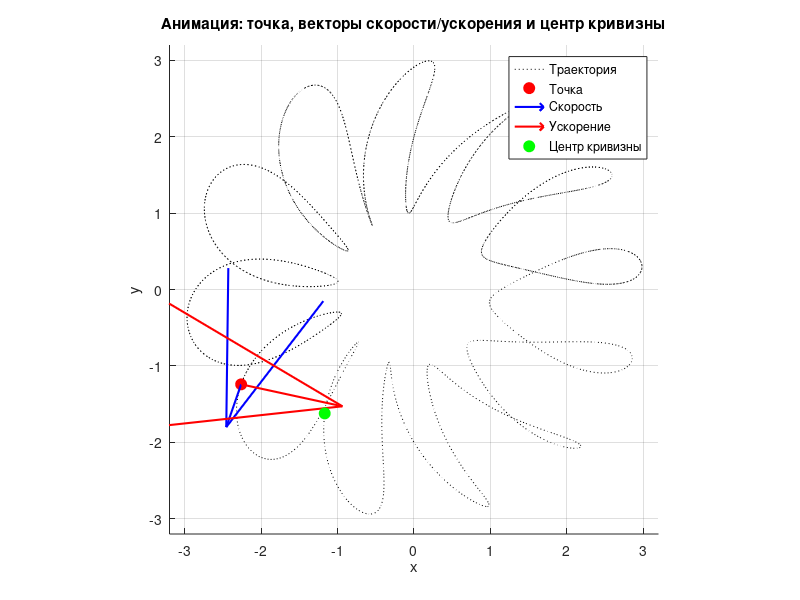

This chart was generated by the following MATLAB code:
% Анимация точки в полярных координатах с векторами скорости, ускорения
% и центром кривизны (фиксированная область просмотра, уменьшенные стрелки)

% 1. Параметры времени
Tmax = 10;          % время моделирования, с
dt   = 0.005;        % шаг по времени, с
t    = 0:dt:Tmax;   % вектор времени

% 2. Задание полярных координат r(t) и phi(t)
r   = 2 + sin(12*t);
phi = t + 0.2*cos(13*t);

% 3. Перевод в декартовы координаты
x = r .* cos(phi);
y = r .* sin(phi);

% 4. Первая и вторая производные r и phi
dr    = 12 * cos(12*t);
dphi  = 1 - 0.2*13 * sin(13*t);
d2r   = -12^2 * sin(12*t);
d2phi = -0.2 * 13^2 * cos(13*t);

% 5. Скорость и ускорение в декартовых проекциях
vx = dr .* cos(phi) - r .* sin(phi) .* dphi;
vy = dr .* sin(phi) + r .* cos(phi) .* dphi;

ax = d2r .* cos(phi) ...
     - 2*dr .* sin(phi) .* dphi ...
     - r .* cos(phi) .* dphi.^2 ...
     - r .* sin(phi) .* d2phi;
ay = d2r .* sin(phi) ...
     + 2*dr .* cos(phi) .* dphi ...
     - r .* sin(phi) .* dphi.^2 ...
     + r .* cos(phi) .* d2phi;

% 6. Расчёт центра кривизны
%   скор² = vx^2 + vy^2; поперечный вектор v_perp = [-vy, vx]
%   скалярное произведение (v × a) = vx.*ay - vy.*ax
speed2 = vx.^2 + vy.^2;
crossVA = vx .* ay - vy .* ax;  
cx = x - (vy .* speed2) ./ crossVA;
cy = y + (vx .* speed2) ./ crossVA;

% 7. Подготовка окна и фиксация области просмотра
figure;
hold on; grid on; axis equal;
plot(x, y, 'k:');              % вся траектория пунктиром

% вычисляем границы по r и добавляем небольшой запас
margin = 0.2;
Rmax = max(r) + margin;
axis([-Rmax, Rmax, -Rmax, Rmax]);

% 8. Инициализация графических объектов
hP = plot(0,0,'ro','MarkerSize',8,'MarkerFaceColor','r');    % точка
hV = quiver(0,0,0,0,'b','MaxHeadSize',2,'LineWidth',1.5);    % скорость
hA = quiver(0,0,0,0,'r','MaxHeadSize',2,'LineWidth',1.5);    % ускорение
hC = plot(0,0,'go','MarkerSize',8,'MarkerFaceColor','g');    % центр кривизны

legend('Траектория','Точка','Скорость','Ускорение','Центр кривизны', ...
       'Location','best');
xlabel('x'); ylabel('y');
title('Анимация: точка, векторы скорости/ускорения и центр кривизны');

% 9. Масштабирование стрелок
scaleV = 0.05;   % уменьшает вектор скорости
scaleA = 0.01;   % уменьшает вектор ускорения

% 10. Цикл анимации
for k = 1:length(t)
    % обновляем положение точки
    set(hP, 'XData', x(k), 'YData', y(k));
    
    % обновляем вектор скорости
    set(hV, 'XData', x(k), 'YData', y(k), ...
            'UData', vx(k)*scaleV, 'VData', vy(k)*scaleV);
        
    % обновляем вектор ускорения
    set(hA, 'XData', x(k), 'YData', y(k), ...
            'UData', ax(k)*scaleA, 'VData', ay(k)*scaleA);
    
    % обновляем центр кривизны
    set(hC, 'XData', cx(k), 'YData', cy(k));
    
    drawnow;
end
